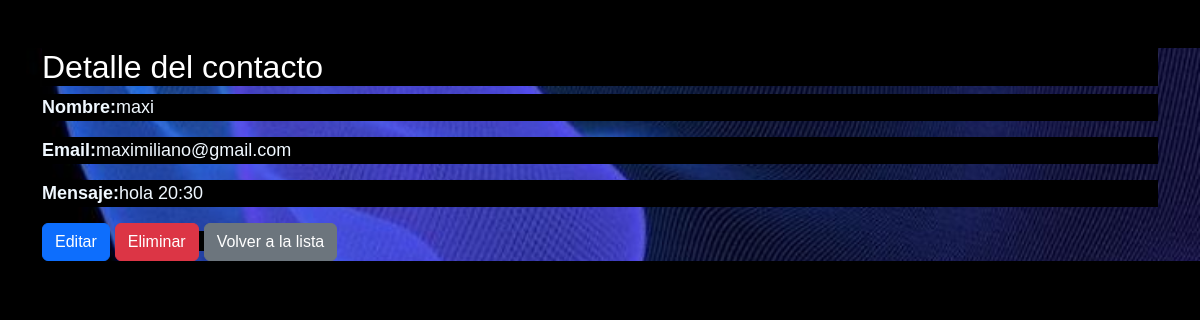
Page /contacto/2/ (signed in) on the committed database.
### myportfolio/models.py (models this page shows, shortened)
class Contacto(models.Model):
    nombre = models.CharField(max_length=100)
    email = models.EmailField()
    mensaje = models.TextField()
    mensaje_cifrado = models.TextField()
    fecha = models.DateTimeField(auto_now_add=True)#envie la hora cuando aprieta el boton

### myportfolio/views.py (the view)
# urls.py: path('contacto/<int:pk>/', views.contacto_detalle, name="contacto_detalle"),
@login_required
def contacto_detalle(request, pk):
    contacto = get_object_or_404(Contacto,pk=pk)
    return render(request, 'myportfolio/contacto_detalle.html',{'contacto': contacto})

### myportfolio/templates/myportfolio/contacto_detalle.html (shortened to what this page needs)
{% extends 'base_generic.html' %}
{% block content %}
    <div class="container mt-5" >
        <h2> Detalle del contacto </h2>
        <p><strong>Nombre:</strong>{{ contacto.nombre }}</p>
        <p><strong>Email:</strong>{{ contacto.email }}</p>
        <p><strong>Mensaje:</strong>{{ contacto.mensaje }}</p>
        <a href="{% url 'contacto_editar' contacto.pk %}" class="btn btn-primary">Editar</a>
        <form method="POST" action=" {% url 'contacto_eliminar' contacto.pk %}"
        class="needs-validation" novalidate style="display: inline;">
            <button type="submit" class="btn btn-danger">Eliminar</button>
        </form>
        <a href="{% url 'contacto_lista' %}" class="btn btn-secondary">Volver a la lista</a>
    </div>
{% endblock %}

### myportfolio/static/css/styles.css (style rules this page uses)
* { background-color: black; color: aliceblue; }
.container, .card-title, .card-text, .text-start, .text-center, .text-end, .text-sm-end, .text-md-end, .text-lg-end, .text-xl-end, .text-xxl-end { color: white; font-family:'Gill Sans', 'Gill Sans MT', Calibri, 'Trebuchet MS', sans-serif; }
body { background-color: black; }
body { background-image: url( ../img/pp.jpg ); background-size: cover; background-position: center; animation: animateBackground 30s linear infinite; }
.container { margin-top: 80px; font-family: 'Gill Sans', 'Gill Sans MT', Calibri, 'Trebuchet MS', sans-serif; font-size: large; }
.projects, .container,.row, .contenido, .proyecto , .text-center , .titlecont , .descripcion , .col-md-6, .col-md-3 , .contcol ,.contactForm ,.col ,.form-label ,.footer , .navbar-brand, .fa-solid ,.contact111, .contact, .contactonuevo1, .mb-3, .form-label, .ult { background-color: transparent !important; }
.btn { transition: transform 0.3s ease; }
@media screen and (max-width:1328px) { .container { background-color: black; background-position: 50%; } }

### rows in the picture
Contacto: nombre "maxi", email "maximiliano@gmail.com", mensaje "hola 20:30"
